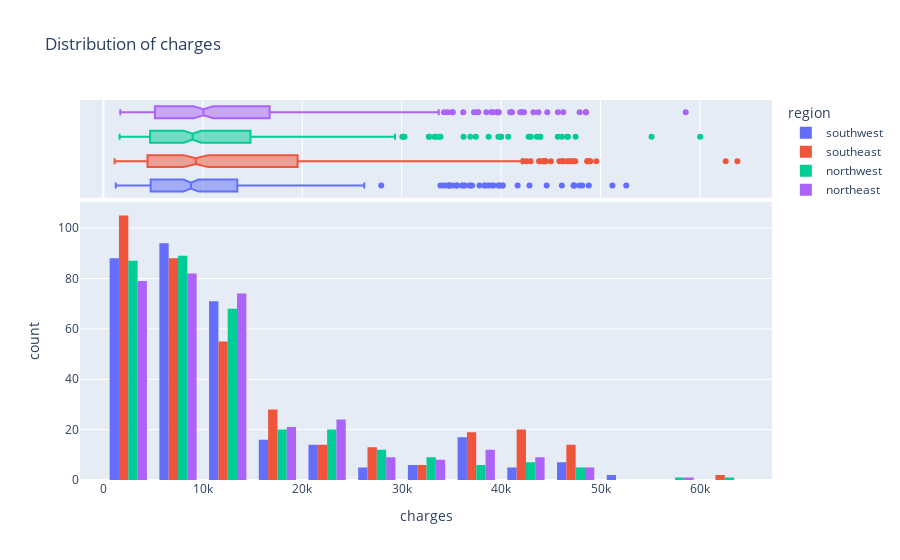

Notebook code cell kept with this figure:
### Markdown cell above
### HW2_1 Conclusion: charges vs sex

- The distribution of charges for both sexes is right-skewed, with most charges concentrated at lower values and a long tail towards higher values.
- The interquartile range for men is wider than for women, indicating greater variability among men, but the medians are quite similar.
- Both sexes have outliers, indicating some cases with extremely high medical charges.
- Both sexes show peaks in the 0–10k range, the most common charge range.
- Frequencies are relatively similar across charge ranges for both sexes, suggesting no major difference in distribution between men and women, except:
    - Men have an additional pronounced peak around 40k.
    - For women, charges from 2k to 4k occur about 30% more often than for men.
    - For the 0–2k bin, men are more frequent by more than 3 times.

### Code cell
fig_2 = px.histogram(medical_df, x="charges", color="region", marginal='box', nbins=25, title="Distribution of charges",barmode="group")
fig_2.update_layout(bargap=0.25)
fig_2.show()

### Figure 1 — Plotly figure (JSON) as saved in the notebook; plotly's stock layout.template omitted (floating-point values rounded to 4 significant figures; data arrays with more than 128 entries replaced by an {"elided": "..."} marker saying what was removed)
{"data": [{"alignmentgroup": "True", "bingroup": "x", "hovertemplate": "region=southwest<br>charges=%{x}<br>count=%{y}<extra></extra>", "legendgroup": "southwest", "marker": {"color": "#636efa", "pattern": {"shape": ""}}, "name": "southwest", "nbinsx": 25, "offsetgroup": "southwest", "orientation": "v", "showlegend": true, "type": "histogram", "x": {"elided": "325 float values"}, "xaxis": "x", "yaxis": "y"}, {"alignmentgroup": "True", "hovertemplate": "region=southwest<br>charges=%{x}<extra></extra>", "legendgroup": "southwest", "marker": {"color": "#636efa"}, "name": "southwest", "notched": true, "offsetgroup": "southwest", "showlegend": false, "type": "box", "x": {"elided": "325 float values"}, "xaxis": "x2", "yaxis": "y2"}, {"alignmentgroup": "True", "bingroup": "x", "hovertemplate": "region=southeast<br>charges=%{x}<br>count=%{y}<extra></extra>", "legendgroup": "southeast", "marker": {"color": "#EF553B", "pattern": {"shape": ""}}, "name": "southeast", "nbinsx": 25, "offsetgroup": "southeast", "orientation": "v", "showlegend": true, "type": "histogram", "x": {"elided": "364 float values"}, "xaxis": "x", "yaxis": "y"}, {"alignmentgroup": "True", "hovertemplate": "region=southeast<br>charges=%{x}<extra></extra>", "legendgroup": "southeast", "marker": {"color": "#EF553B"}, "name": "southeast", "notched": true, "offsetgroup": "southeast", "showlegend": false, "type": "box", "x": {"elided": "364 float values"}, "xaxis": "x2", "yaxis": "y2"}, {"alignmentgroup": "True", "bingroup": "x", "hovertemplate": "region=northwest<br>charges=%{x}<br>count=%{y}<extra></extra>", "legendgroup": "northwest", "marker": {"color": "#00cc96", "pattern": {"shape": ""}}, "name": "northwest", "nbinsx": 25, "offsetgroup": "northwest", "orientation": "v", "showlegend": true, "type": "histogram", "x": {"elided": "325 float values"}, "xaxis": "x", "yaxis": "y"}, {"alignmentgroup": "True", "hovertemplate": "region=northwest<br>charges=%{x}<extra></extra>", "legendgroup": "northwest", "marker": {"color": "#00cc96"}, "name": "northwest", "notched": true, "offsetgroup": "northwest", "showlegend": false, "type": "box", "x": {"elided": "325 float values"}, "xaxis": "x2", "yaxis": "y2"}, {"alignmentgroup": "True", "bingroup": "x", "hovertemplate": "region=northeast<br>charges=%{x}<br>count=%{y}<extra></extra>", "legendgroup": "northeast", "marker": {"color": "#ab63fa", "pattern": {"shape": ""}}, "name": "northeast", "nbinsx": 25, "offsetgroup": "northeast", "orientation": "v", "showlegend": true, "type": "histogram", "x": {"elided": "324 float values"}, "xaxis": "x", "yaxis": "y"}, {"alignmentgroup": "True", "hovertemplate": "region=northeast<br>charges=%{x}<extra></extra>", "legendgroup": "northeast", "marker": {"color": "#ab63fa"}, "name": "northeast", "notched": true, "offsetgroup": "northeast", "showlegend": false, "type": "box", "x": {"elided": "324 float values"}, "xaxis": "x2", "yaxis": "y2"}], "layout": {"bargap": 0.25, "barmode": "group", "legend": {"title": {"text": "region"}, "tracegroupgap": 0}, "title": {"text": "Distribution of charges"}, "xaxis": {"anchor": "y", "domain": [0, 1], "title": {"text": "charges"}}, "xaxis2": {"anchor": "y2", "domain": [0, 1], "matches": "x", "showgrid": true, "showticklabels": false}, "yaxis": {"anchor": "x", "domain": [0, 0.7326], "title": {"text": "count"}}, "yaxis2": {"anchor": "x2", "domain": [0.7426, 1], "matches": "y2", "showgrid": false, "showline": false, "showticklabels": false, "ticks": ""}}}
